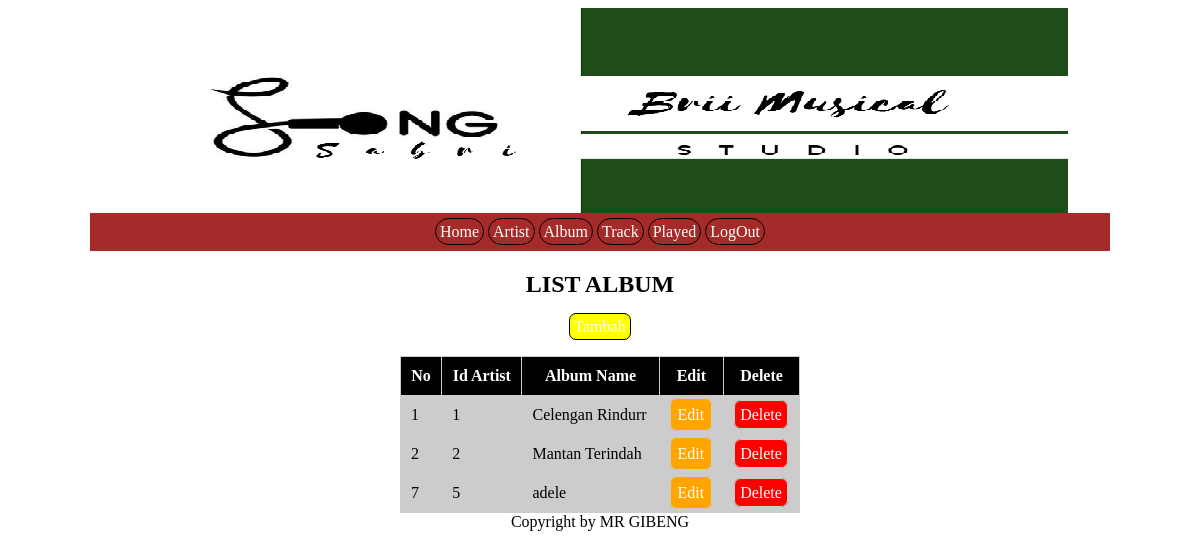
/album_tampil.php, run on the app's committed database.
### tables this page shows
CREATE TABLE `tb_album` (
  `artist_id` smallint(5) NOT NULL,
  `album_id` smallint(5) NOT NULL,
  `album_name` char(128) DEFAULT NULL
);

### app/Album.php (called while the page is built, shortened)
<?php
include_once("Controller.php");
class Album extends Controller
{
	public function __construct()
	{
		$this->db = new Controller();
		$this->db = $this->db->dbConnect();
	}
	public function tampil()
	{
		$sql = "SELECT * FROM tb_album";
		$stmt = $this->db->prepare($sql);
		$stmt->execute();
		$data = [];
		while ($row = $stmt->fetch()) {
			$data[] = $row;
		}
		return $data;
	}
}

### app/Controller.php (called while the page is built, shortened)
<?php
class Controller
{
	public function dbConnect()
	{
		return new PDO("mysql:host=localhost;dbname=data", "root", "");
	}
}

### album_tampil.php (the view)
<link rel="stylesheet" type="text/css" href="layout/assets/css/style.css">
<?php
include "app/Album.php";
$album = new Album();
$rows = $album->tampil();
?>
<body>
	<div class="container">
		<div class="header">
			<center><img src="layout/assets/image/Header.png"></center>
		</div>
		<center>
			<div class="menu">
				<a href="index.php">Home</a>
				<a href="artist_tampil.php">Artist</a>
				<a href="album_tampil.php">Album</a>
				<a href="track_tampil.php">Track</a>
				<a href="played_tampil.php">Played</a>
				<a href="logout.php">LogOut</a>
			</div>
		</center>
		<center>
			<h2>LIST ALBUM</h2>
		</center>
		<center><a class="tambah" href="album_input.php">Tambah</a></center>
		<div class="main">
			<table>
				<table width="400px" border="2" cellpadding="10" cellspacing="10" bgcolor="#DCFFFB" align="center">
					<tr>
						<th>No</th>
						<th>Id Artist</th>
						<th>Album Name</th>
						<th>Edit</th>
						<th>Delete</th>
					</tr>
					<?php foreach ($rows as $row) { ?>
						<tr>
							<td><?php echo $row['album_id']; ?></td>
							<td><?php echo $row['artist_id']; ?></td>
							<td><?php echo $row['album_name']; ?></td>
							<td><a class="edit" href="album_edit.php?id=<?php echo $row['album_id']; ?>">Edit</a></td>
							<td><a onclick="return confirm('Are You Sure')" class="delete" href="album_proses.php?delete-id=<?php echo $row['album_id']; ?>">Delete</>
							</td>
						</tr>
					<?php } ?>
				</table>
		</div>
		<div class="footer">
			<center>Copyright by MR GIBENG</center>
		</div>
	</div>
</body>

### layout/assets/css/style.css (style rules this page uses)
.container { width: 1020px; margin: auto; }
.header { margin-bottom: 0px; }
.menu { padding : 10px; background: blue; color: #fff; text-decoration: none; background-color: brown; }
.menu a { color: white; border: 1px solid #000; padding: 4px; text-decoration: none; border-radius: 19px; }
.tambah { border: 1px solid #000; padding: 4px; text-decoration: none; border-radius: 7px; background-color: yellow; color: white; }
table { margin-top: 10px; }
table a { border: 1px solid #ccc; padding: 10px; background-color: red; color: #fff; margin-top: 10px; }
table tr { border: 1px solid #ccc; padding: 10px; background-color: #19B5FE; color: #DCDCDC; }
table { border: 1px solid #ccc; border-collapse: collapse; }
.edit { text-decoration: none; padding: 7px; border-radius: 7px; background-color: orange; }
.delete { text-decoration: none; padding: 5px; border-radius: 7px; background-color: red; }
table th { border: 1px solid #ccc; padding: 10px; background-color: black; color: #fff; }
table td { border: 1px solid #ccc; padding: 10px; background-color: #ccc; color: black; }

### data on the page
tb_album: album_id "1", artist "1", album_name "Celengan Rindurr"
tb_album: album_id "2", artist "2", album_name "Mantan Terindah"
tb_album: album_id "7", artist "5", album_name "adele"
